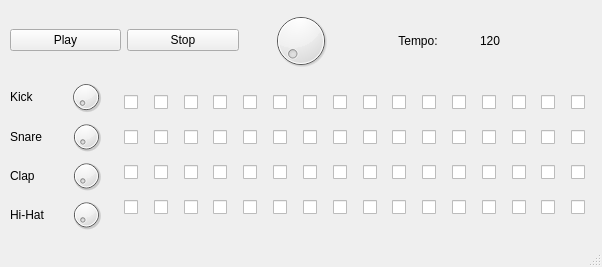
<?xml version="1.0" encoding="UTF-8"?>
<ui version="4.0">
 <class>MainWindow</class>
 <widget class="QMainWindow" name="MainWindow">
  <property name="geometry">
   <rect>
    <x>0</x>
    <y>0</y>
    <width>602</width>
    <height>267</height>
   </rect>
  </property>
  <property name="windowTitle">
   <string>MainWindow</string>
  </property>
  <widget class="QWidget" name="centralwidget">
   <widget class="QWidget" name="gridLayoutWidget_2">
    <property name="geometry">
     <rect>
      <x>10</x>
      <y>10</y>
      <width>581</width>
      <height>61</height>
     </rect>
    </property>
    <layout class="QGridLayout" name="PlayButtons">
     <item row="0" column="4">
      <widget class="QLabel" name="label_2">
       <property name="text">
        <string>120</string>
       </property>
       <property name="alignment">
        <set>Qt::AlignLeading|Qt::AlignLeft|Qt::AlignVCenter</set>
       </property>
      </widget>
     </item>
     <item row="0" column="0">
      <widget class="QPushButton" name="pushButton">
       <property name="text">
        <string>Play</string>
       </property>
      </widget>
     </item>
     <item row="0" column="3">
      <widget class="QLabel" name="label">
       <property name="text">
        <string>Tempo:</string>
       </property>
       <property name="alignment">
        <set>Qt::AlignCenter</set>
       </property>
      </widget>
     </item>
     <item row="0" column="1">
      <widget class="QPushButton" name="pushButton_2">
       <property name="text">
        <string>Stop</string>
       </property>
      </widget>
     </item>
     <item row="0" column="2">
      <widget class="QDial" name="dial"/>
     </item>
    </layout>
   </widget>
   <widget class="QWidget" name="gridLayoutWidget_3">
    <property name="geometry">
     <rect>
      <x>124</x>
      <y>81</y>
      <width>471</width>
      <height>151</height>
     </rect>
    </property>
    <layout class="QGridLayout" name="gridLayout_2">
     <item row="2" column="1">
      <layout class="QGridLayout" name="gridLayout_4">
       <item row="0" column="6">
        <widget class="QCheckBox" name="checkBox_25">
         <property name="text">
          <string/>
         </property>
         <property name="iconSize">
          <size>
           <width>20</width>
           <height>20</height>
          </size>
         </property>
        </widget>
       </item>
       <item row="0" column="3">
        <widget class="QCheckBox" name="checkBox_26">
         <property name="text">
          <string/>
         </property>
         <property name="iconSize">
          <size>
           <width>20</width>
           <height>20</height>
          </size>
         </property>
        </widget>
       </item>
       <item row="0" column="13">
        <widget class="QCheckBox" name="checkBox_27">
         <property name="text">
          <string/>
         </property>
         <property name="iconSize">
          <size>
           <width>20</width>
           <height>20</height>
          </size>
         </property>
        </widget>
       </item>
       <item row="0" column="15">
        <widget class="QCheckBox" name="checkBox_28">
         <property name="text">
          <string/>
         </property>
         <property name="iconSize">
          <size>
           <width>20</width>
           <height>20</height>
          </size>
         </property>
        </widget>
       </item>
       <item row="0" column="5">
        <widget class="QCheckBox" name="checkBox_29">
         <property name="text">
          <string/>
         </property>
         <property name="iconSize">
          <size>
           <width>20</width>
           <height>20</height>
          </size>
         </property>
        </widget>
       </item>
       <item row="0" column="10">
        <widget class="QCheckBox" name="checkBox_30">
         <property name="text">
          <string/>
         </property>
         <property name="iconSize">
          <size>
           <width>20</width>
           <height>20</height>
          </size>
         </property>
        </widget>
       </item>
       <item row="0" column="1">
        <widget class="QCheckBox" name="checkBox_31">
         <property name="text">
          <string/>
         </property>
         <property name="iconSize">
          <size>
           <width>20</width>
           <height>20</height>
          </size>
         </property>
        </widget>
       </item>
       <item row="0" column="7">
        <widget class="QCheckBox" name="checkBox_32">
         <property name="text">
          <string/>
         </property>
         <property name="iconSize">
          <size>
           <width>20</width>
           <height>20</height>
          </size>
         </property>
        </widget>
       </item>
       <item row="0" column="14">
        <widget class="QCheckBox" name="checkBox_33">
         <property name="text">
          <string/>
         </property>
         <property name="iconSize">
          <size>
           <width>20</width>
           <height>20</height>
          </size>
         </property>
        </widget>
       </item>
       <item row="0" column="11">
        <widget class="QCheckBox" name="checkBox_34">
         <property name="text">
          <string/>
         </property>
         <property name="iconSize">
          <size>
           <width>20</width>
           <height>20</height>
          </size>
         </property>
        </widget>
       </item>
       <item row="0" column="2">
        <widget class="QCheckBox" name="checkBox_35">
         <property name="text">
          <string/>
         </property>
         <property name="iconSize">
          <size>
           <width>20</width>
           <height>20</height>
          </size>
         </property>
        </widget>
       </item>
       <item row="0" column="9">
        <widget class="QCheckBox" name="checkBox_36">
         <property name="text">
          <string/>
         </property>
         <property name="iconSize">
          <size>
           <width>20</width>
           <height>20</height>
          </size>
         </property>
        </widget>
       </item>
       <item row="0" column="8">
        <widget class="QCheckBox" name="checkBox_37">
         <property name="text">
          <string/>
         </property>
         <property name="iconSize">
          <size>
           <width>20</width>
           <height>20</height>
          </size>
         </property>
        </widget>
       </item>
       <item row="0" column="12">
        <widget class="QCheckBox" name="checkBox_38">
         <property name="text">
          <string/>
         </property>
         <property name="iconSize">
          <size>
           <width>20</width>
           <height>20</height>
          </size>
         </property>
        </widget>
       </item>
       <item row="0" column="0">
        <widget class="QCheckBox" name="checkBox_39">
         <property name="text">
          <string/>
         </property>
         <property name="iconSize">
          <size>
           <width>20</width>
           <height>20</height>
          </size>
         </property>
        </widget>
       </item>
       <item row="0" column="4">
        <widget class="QCheckBox" name="checkBox_40">
         <property name="text">
          <string/>
         </property>
         <property name="iconSize">
          <size>
           <width>20</width>
           <height>20</height>
          </size>
         </property>
        </widget>
       </item>
      </layout>
     </item>
     <item row="0" column="1">
      <layout class="QGridLayout" name="gridLayout">
       <item row="0" column="6">
        <widget class="QCheckBox" name="checkBox_07">
         <property name="text">
          <string/>
         </property>
         <property name="iconSize">
          <size>
           <width>20</width>
           <height>20</height>
          </size>
         </property>
        </widget>
       </item>
       <item row="0" column="3">
        <widget class="QCheckBox" name="checkBox_04">
         <property name="text">
          <string/>
         </property>
         <property name="iconSize">
          <size>
           <width>20</width>
           <height>20</height>
          </size>
         </property>
        </widget>
       </item>
       <item row="0" column="13">
        <widget class="QCheckBox" name="checkBox_14">
         <property name="text">
          <string/>
         </property>
         <property name="iconSize">
          <size>
           <width>20</width>
           <height>20</height>
          </size>
         </property>
        </widget>
       </item>
       <item row="0" column="15">
        <widget class="QCheckBox" name="checkBox_16">
         <property name="text">
          <string/>
         </property>
         <property name="iconSize">
          <size>
           <width>20</width>
           <height>20</height>
          </size>
         </property>
        </widget>
       </item>
       <item row="0" column="5">
        <widget class="QCheckBox" name="checkBox_06">
         <property name="text">
          <string/>
         </property>
         <property name="iconSize">
          <size>
           <width>20</width>
           <height>20</height>
          </size>
         </property>
        </widget>
       </item>
       <item row="0" column="10">
        <widget class="QCheckBox" name="checkBox_11">
         <property name="text">
          <string/>
         </property>
         <property name="iconSize">
          <size>
           <width>20</width>
           <height>20</height>
          </size>
         </property>
        </widget>
       </item>
       <item row="0" column="1">
        <widget class="QCheckBox" name="checkBox_02">
         <property name="text">
          <string/>
         </property>
         <property name="iconSize">
          <size>
           <width>20</width>
           <height>20</height>
          </size>
         </property>
        </widget>
       </item>
       <item row="0" column="7">
        <widget class="QCheckBox" name="checkBox_08">
         <property name="text">
          <string/>
         </property>
         <property name="iconSize">
          <size>
           <width>20</width>
           <height>20</height>
          </size>
         </property>
        </widget>
       </item>
       <item row="0" column="14">
        <widget class="QCheckBox" name="checkBox_15">
         <property name="text">
          <string/>
         </property>
         <property name="iconSize">
          <size>
           <width>20</width>
           <height>20</height>
          </size>
         </property>
        </widget>
       </item>
       <item row="0" column="11">
        <widget class="QCheckBox" name="checkBox_12">
         <property name="text">
          <string/>
         </property>
         <property name="iconSize">
          <size>
           <width>20</width>
           <height>20</height>
          </size>
         </property>
        </widget>
       </item>
       <item row="0" column="2">
        <widget class="QCheckBox" name="checkBox_03">
         <property name="text">
          <string/>
         </property>
         <property name="iconSize">
          <size>
           <width>20</width>
           <height>20</height>
          </size>
         </property>
        </widget>
       </item>
       <item row="0" column="9">
        <widget class="QCheckBox" name="checkBox_10">
         <property name="text">
          <string/>
         </property>
         <property name="iconSize">
          <size>
           <width>20</width>
           <height>20</height>
          </size>
         </property>
        </widget>
       </item>
       <item row="0" column="8">
        <widget class="QCheckBox" name="checkBox_09">
         <property name="text">
          <string/>
         </property>
         <property name="iconSize">
          <size>
           <width>20</width>
           <height>20</height>
          </size>
         </property>
        </widget>
       </item>
       <item row="0" column="12">
        <widget class="QCheckBox" name="checkBox_13">
         <property name="text">
          <string/>
         </property>
         <property name="iconSize">
          <size>
           <width>20</width>
           <height>20</height>
          </size>
         </property>
        </widget>
       </item>
       <item row="0" column="0">
        <widget class="QCheckBox" name="checkBox_01">
         <property name="text">
          <string/>
         </property>
         <property name="iconSize">
          <size>
           <width>20</width>
           <height>20</height>
          </size>
         </property>
        </widget>
       </item>
       <item row="0" column="4">
        <widget class="QCheckBox" name="checkBox_05">
         <property name="text">
          <string/>
         </property>
         <property name="iconSize">
          <size>
           <width>20</width>
           <height>20</height>
          </size>
         </property>
        </widget>
       </item>
      </layout>
     </item>
     <item row="3" column="1">
      <layout class="QGridLayout" name="gridLayout_5">
       <item row="0" column="6">
        <widget class="QCheckBox" name="checkBox_41">
         <property name="text">
          <string/>
         </property>
         <property name="iconSize">
          <size>
           <width>20</width>
           <height>20</height>
          </size>
         </property>
        </widget>
       </item>
       <item row="0" column="3">
        <widget class="QCheckBox" name="checkBox_42">
         <property name="text">
          <string/>
         </property>
         <property name="iconSize">
          <size>
           <width>20</width>
           <height>20</height>
          </size>
         </property>
        </widget>
       </item>
       <item row="0" column="13">
        <widget class="QCheckBox" name="checkBox_43">
         <property name="text">
          <string/>
         </property>
         <property name="iconSize">
          <size>
           <width>20</width>
           <height>20</height>
          </size>
         </property>
        </widget>
       </item>
       <item row="0" column="15">
        <widget class="QCheckBox" name="checkBox_44">
         <property name="text">
          <string/>
         </property>
         <property name="iconSize">
          <size>
           <width>20</width>
           <height>20</height>
          </size>
         </property>
        </widget>
       </item>
       <item row="0" column="5">
        <widget class="QCheckBox" name="checkBox_45">
         <property name="text">
          <string/>
         </property>
         <property name="iconSize">
          <size>
           <width>20</width>
           <height>20</height>
          </size>
         </property>
        </widget>
       </item>
       <item row="0" column="10">
        <widget class="QCheckBox" name="checkBox_46">
         <property name="text">
          <string/>
         </property>
         <property name="iconSize">
          <size>
           <width>20</width>
           <height>20</height>
          </size>
         </property>
        </widget>
       </item>
       <item row="0" column="1">
        <widget class="QCheckBox" name="checkBox_47">
         <property name="text">
          <string/>
         </property>
         <property name="iconSize">
          <size>
           <width>20</width>
           <height>20</height>
          </size>
         </property>
        </widget>
       </item>
       <item row="0" column="7">
        <widget class="QCheckBox" name="checkBox_48">
         <property name="text">
          <string/>
         </property>
         <property name="iconSize">
          <size>
           <width>20</width>
           <height>20</height>
          </size>
         </property>
        </widget>
       </item>
       <item row="0" column="14">
        <widget class="QCheckBox" name="checkBox_49">
         <property name="text">
          <string/>
         </property>
         <property name="iconSize">
          <size>
           <width>20</width>
           <height>20</height>
          </size>
         </property>
        </widget>
       </item>
       <item row="0" column="11">
        <widget class="QCheckBox" name="checkBox_50">
         <property name="text">
          <string/>
         </property>
         <property name="iconSize">
          <size>
           <width>20</width>
           <height>20</height>
          </size>
         </property>
        </widget>
       </item>
       <item row="0" column="2">
        <widget class="QCheckBox" name="checkBox_51">
         <property name="text">
          <string/>
         </property>
         <property name="iconSize">
          <size>
           <width>20</width>
           <height>20</height>
          </size>
         </property>
        </widget>
       </item>
       <item row="0" column="9">
        <widget class="QCheckBox" name="checkBox_52">
         <property name="text">
          <string/>
         </property>
         <property name="iconSize">
          <size>
           <width>20</width>
           <height>20</height>
          </size>
         </property>
        </widget>
       </item>
       <item row="0" column="8">
        <widget class="QCheckBox" name="checkBox_53">
         <property name="text">
          <string/>
         </property>
         <property name="iconSize">
          <size>
           <width>20</width>
           <height>20</height>
          </size>
         </property>
        </widget>
       </item>
       <item row="0" column="12">
        <widget class="QCheckBox" name="checkBox_54">
         <property name="text">
          <string/>
         </property>
         <property name="iconSize">
          <size>
           <width>20</width>
           <height>20</height>
          </size>
         </property>
        </widget>
       </item>
       <item row="0" column="0">
        <widget class="QCheckBox" name="checkBox_55">
         <property name="text">
          <string/>
         </property>
         <property name="iconSize">
          <size>
           <width>20</width>
           <height>20</height>
          </size>
         </property>
        </widget>
       </item>
       <item row="0" column="4">
        <widget class="QCheckBox" name="checkBox_56">
         <property name="text">
          <string/>
         </property>
         <property name="iconSize">
          <size>
           <width>20</width>
           <height>20</height>
          </size>
         </property>
        </widget>
       </item>
      </layout>
     </item>
     <item row="1" column="1">
      <layout class="QGridLayout" name="gridLayout_3">
       <item row="0" column="6">
        <widget class="QCheckBox" name="checkBox_8">
         <property name="text">
          <string/>
         </property>
         <property name="iconSize">
          <size>
           <width>20</width>
           <height>20</height>
          </size>
         </property>
        </widget>
       </item>
       <item row="0" column="3">
        <widget class="QCheckBox" name="checkBox_5">
         <property name="text">
          <string/>
         </property>
         <property name="iconSize">
          <size>
           <width>20</width>
           <height>20</height>
          </size>
         </property>
        </widget>
       </item>
       <item row="0" column="13">
        <widget class="QCheckBox" name="checkBox_17">
         <property name="text">
          <string/>
         </property>
         <property name="iconSize">
          <size>
           <width>20</width>
           <height>20</height>
          </size>
         </property>
        </widget>
       </item>
       <item row="0" column="15">
        <widget class="QCheckBox" name="checkBox_18">
         <property name="text">
          <string/>
         </property>
         <property name="iconSize">
          <size>
           <width>20</width>
           <height>20</height>
          </size>
         </property>
        </widget>
       </item>
       <item row="0" column="5">
        <widget class="QCheckBox" name="checkBox_7">
         <property name="text">
          <string/>
         </property>
         <property name="iconSize">
          <size>
           <width>20</width>
           <height>20</height>
          </size>
         </property>
        </widget>
       </item>
       <item row="0" column="10">
        <widget class="QCheckBox" name="checkBox_19">
         <property name="text">
          <string/>
         </property>
         <property name="iconSize">
          <size>
           <width>20</width>
           <height>20</height>
          </size>
         </property>
        </widget>
       </item>
       <item row="0" column="1">
        <widget class="QCheckBox" name="checkBox_3">
         <property name="text">
          <string/>
         </property>
         <property name="iconSize">
          <size>
           <width>20</width>
           <height>20</height>
          </size>
         </property>
        </widget>
       </item>
       <item row="0" column="7">
        <widget class="QCheckBox" name="checkBox_9">
         <property name="text">
          <string/>
         </property>
         <property name="iconSize">
          <size>
           <width>20</width>
           <height>20</height>
          </size>
         </property>
        </widget>
       </item>
       <item row="0" column="14">
        <widget class="QCheckBox" name="checkBox_20">
         <property name="text">
          <string/>
         </property>
         <property name="iconSize">
          <size>
           <width>20</width>
           <height>20</height>
          </size>
         </property>
        </widget>
       </item>
       <item row="0" column="11">
        <widget class="QCheckBox" name="checkBox_21">
         <property name="text">
          <string/>
         </property>
         <property name="iconSize">
          <size>
           <width>20</width>
           <height>20</height>
          </size>
         </property>
        </widget>
       </item>
       <item row="0" column="2">
        <widget class="QCheckBox" name="checkBox_4">
         <property name="text">
          <string/>
         </property>
         <property name="iconSize">
          <size>
           <width>20</width>
           <height>20</height>
          </size>
         </property>
        </widget>
       </item>
       <item row="0" column="9">
        <widget class="QCheckBox" name="checkBox_22">
         <property name="text">
          <string/>
         </property>
         <property name="iconSize">
          <size>
           <width>20</width>
           <height>20</height>
          </size>
         </property>
        </widget>
       </item>
       <item row="0" column="8">
        <widget class="QCheckBox" name="checkBox_23">
         <property name="text">
          <string/>
         </property>
         <property name="iconSize">
          <size>
           <width>20</width>
           <height>20</height>
          </size>
         </property>
        </widget>
       </item>
       <item row="0" column="12">
        <widget class="QCheckBox" name="checkBox_24">
         <property name="text">
          <string/>
         </property>
         <property name="iconSize">
          <size>
           <width>20</width>
           <height>20</height>
          </size>
         </property>
        </widget>
       </item>
       <item row="0" column="0">
        <widget class="QCheckBox" name="checkBox_2">
         <property name="text">
          <string/>
         </property>
         <property name="iconSize">
          <size>
           <width>20</width>
           <height>20</height>
          </size>
         </property>
        </widget>
       </item>
       <item row="0" column="4">
        <widget class="QCheckBox" name="checkBox_6">
         <property name="text">
          <string/>
         </property>
         <property name="iconSize">
          <size>
           <width>20</width>
           <height>20</height>
          </size>
         </property>
        </widget>
       </item>
      </layout>
     </item>
    </layout>
   </widget>
   <widget class="QWidget" name="gridLayoutWidget_7">
    <property name="geometry">
     <rect>
      <x>10</x>
      <y>80</y>
      <width>111</width>
      <height>151</height>
     </rect>
    </property>
    <layout class="QGridLayout" name="gridLayout_6">
     <item row="0" column="0">
      <widget class="QLabel" name="label_3">
       <property name="text">
        <string>Kick</string>
       </property>
      </widget>
     </item>
     <item row="1" column="0">
      <widget class="QLabel" name="label_4">
       <property name="text">
        <string>Snare</string>
       </property>
      </widget>
     </item>
     <item row="2" column="0">
      <widget class="QLabel" name="label_5">
       <property name="text">
        <string>Clap</string>
       </property>
      </widget>
     </item>
     <item row="3" column="0">
      <widget class="QLabel" name="label_6">
       <property name="text">
        <string>Hi-Hat</string>
       </property>
      </widget>
     </item>
     <item row="0" column="1">
      <widget class="QDial" name="dial_2"/>
     </item>
     <item row="1" column="1">
      <widget class="QDial" name="dial_3"/>
     </item>
     <item row="2" column="1">
      <widget class="QDial" name="dial_4"/>
     </item>
     <item row="3" column="1">
      <widget class="QDial" name="dial_5"/>
     </item>
    </layout>
   </widget>
  </widget>
  <widget class="QStatusBar" name="statusbar"/>
 </widget>
 <resources/>
 <connections/>
</ui>
